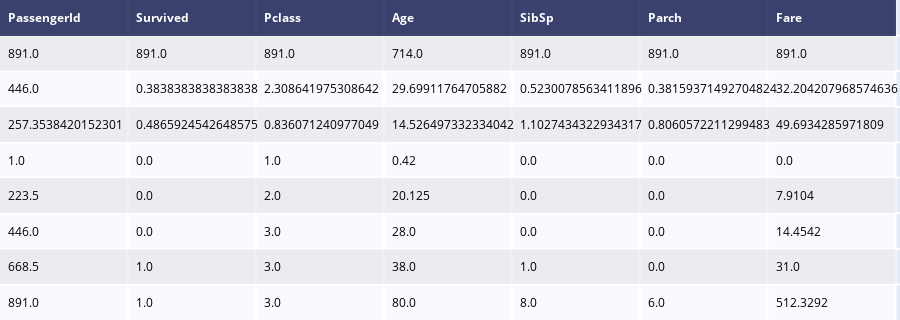

Notebook source saved alongside this figure:
### Code cell
create_table(data.describe())

### Figure 1 — Plotly figure (JSON) as saved in the notebook; plotly's stock layout.template omitted (floating-point values rounded to 4 significant figures)
{"data": [{"colorscale": [[0, "#00083e"], [0.5, "#ededee"], [1, "#ffffff"]], "hoverinfo": "none", "opacity": 0.75, "showscale": false, "type": "heatmap", "z": [[0, 0, 0, 0, 0, 0, 0], [0.5, 0.5, 0.5, 0.5, 0.5, 0.5, 0.5], [1, 1, 1, 1, 1, 1, 1], [0.5, 0.5, 0.5, 0.5, 0.5, 0.5, 0.5], [1, 1, 1, 1, 1, 1, 1], [0.5, 0.5, 0.5, 0.5, 0.5, 0.5, 0.5], [1, 1, 1, 1, 1, 1, 1], [0.5, 0.5, 0.5, 0.5, 0.5, 0.5, 0.5], [1, 1, 1, 1, 1, 1, 1]]}], "layout": {"annotations": [{"align": "left", "font": {"color": "#ffffff"}, "showarrow": false, "text": "<b>PassengerId</b>", "x": -0.45, "xanchor": "left", "xref": "x", "y": 0, "yref": "y"}, {"align": "left", "font": {"color": "#ffffff"}, "showarrow": false, "text": "<b>Survived</b>", "x": 0.55, "xanchor": "left", "xref": "x", "y": 0, "yref": "y"}, {"align": "left", "font": {"color": "#ffffff"}, "showarrow": false, "text": "<b>Pclass</b>", "x": 1.55, "xanchor": "left", "xref": "x", "y": 0, "yref": "y"}, {"align": "left", "font": {"color": "#ffffff"}, "showarrow": false, "text": "<b>Age</b>", "x": 2.55, "xanchor": "left", "xref": "x", "y": 0, "yref": "y"}, {"align": "left", "font": {"color": "#ffffff"}, "showarrow": false, "text": "<b>SibSp</b>", "x": 3.55, "xanchor": "left", "xref": "x", "y": 0, "yref": "y"}, {"align": "left", "font": {"color": "#ffffff"}, "showarrow": false, "text": "<b>Parch</b>", "x": 4.55, "xanchor": "left", "xref": "x", "y": 0, "yref": "y"}, {"align": "left", "font": {"color": "#ffffff"}, "showarrow": false, "text": "<b>Fare</b>", "x": 5.55, "xanchor": "left", "xref": "x", "y": 0, "yref": "y"}, {"align": "left", "font": {"color": "#000000"}, "showarrow": false, "text": "891.0", "x": -0.45, "xanchor": "left", "xref": "x", "y": 1, "yref": "y"}, {"align": "left", "font": {"color": "#000000"}, "showarrow": false, "text": "891.0", "x": 0.55, "xanchor": "left", "xref": "x", "y": 1, "yref": "y"}, {"align": "left", "font": {"color": "#000000"}, "showarrow": false, "text": "891.0", "x": 1.55, "xanchor": "left", "xref": "x", "y": 1, "yref": "y"}, {"align": "left", "font": {"color": "#000000"}, "showarrow": false, "text": "714.0", "x": 2.55, "xanchor": "left", "xref": "x", "y": 1, "yref": "y"}, {"align": "left", "font": {"color": "#000000"}, "showarrow": false, "text": "891.0", "x": 3.55, "xanchor": "left", "xref": "x", "y": 1, "yref": "y"}, {"align": "left", "font": {"color": "#000000"}, "showarrow": false, "text": "891.0", "x": 4.55, "xanchor": "left", "xref": "x", "y": 1, "yref": "y"}, {"align": "left", "font": {"color": "#000000"}, "showarrow": false, "text": "891.0", "x": 5.55, "xanchor": "left", "xref": "x", "y": 1, "yref": "y"}, {"align": "left", "font": {"color": "#000000"}, "showarrow": false, "text": "446.0", "x": -0.45, "xanchor": "left", "xref": "x", "y": 2, "yref": "y"}, {"align": "left", "font": {"color": "#000000"}, "showarrow": false, "text": "0.3838383838383838", "x": 0.55, "xanchor": "left", "xref": "x", "y": 2, "yref": "y"}, {"align": "left", "font": {"color": "#000000"}, "showarrow": false, "text": "2.308641975308642", "x": 1.55, "xanchor": "left", "xref": "x", "y": 2, "yref": "y"}, {"align": "left", "font": {"color": "#000000"}, "showarrow": false, "text": "29.69911764705882", "x": 2.55, "xanchor": "left", "xref": "x", "y": 2, "yref": "y"}, {"align": "left", "font": {"color": "#000000"}, "showarrow": false, "text": "0.5230078563411896", "x": 3.55, "xanchor": "left", "xref": "x", "y": 2, "yref": "y"}, {"align": "left", "font": {"color": "#000000"}, "showarrow": false, "text": "0.38159371492704824", "x": 4.55, "xanchor": "left", "xref": "x", "y": 2, "yref": "y"}, {"align": "left", "font": {"color": "#000000"}, "showarrow": false, "text": "32.204207968574636", "x": 5.55, "xanchor": "left", "xref": "x", "y": 2, "yref": "y"}, {"align": "left", "font": {"color": "#000000"}, "showarrow": false, "text": "257.3538420152301", "x": -0.45, "xanchor": "left", "xref": "x", "y": 3, "yref": "y"}, {"align": "left", "font": {"color": "#000000"}, "showarrow": false, "text": "0.4865924542648575", "x": 0.55, "xanchor": "left", "xref": "x", "y": 3, "yref": "y"}, {"align": "left", "font": {"color": "#000000"}, "showarrow": false, "text": "0.836071240977049", "x": 1.55, "xanchor": "left", "xref": "x", "y": 3, "yref": "y"}, {"align": "left", "font": {"color": "#000000"}, "showarrow": false, "text": "14.526497332334042", "x": 2.55, "xanchor": "left", "xref": "x", "y": 3, "yref": "y"}, {"align": "left", "font": {"color": "#000000"}, "showarrow": false, "text": "1.1027434322934317", "x": 3.55, "xanchor": "left", "xref": "x", "y": 3, "yref": "y"}, {"align": "left", "font": {"color": "#000000"}, "showarrow": false, "text": "0.8060572211299483", "x": 4.55, "xanchor": "left", "xref": "x", "y": 3, "yref": "y"}, {"align": "left", "font": {"color": "#000000"}, "showarrow": false, "text": "49.6934285971809", "x": 5.55, "xanchor": "left", "xref": "x", "y": 3, "yref": "y"}, {"align": "left", "font": {"color": "#000000"}, "showarrow": false, "text": "1.0", "x": -0.45, "xanchor": "left", "xref": "x", "y": 4, "yref": "y"}, {"align": "left", "font": {"color": "#000000"}, "showarrow": false, "text": "0.0", "x": 0.55, "xanchor": "left", "xref": "x", "y": 4, "yref": "y"}, {"align": "left", "font": {"color": "#000000"}, "showarrow": false, "text": "1.0", "x": 1.55, "xanchor": "left", "xref": "x", "y": 4, "yref": "y"}, {"align": "left", "font": {"color": "#000000"}, "showarrow": false, "text": "0.42", "x": 2.55, "xanchor": "left", "xref": "x", "y": 4, "yref": "y"}, {"align": "left", "font": {"color": "#000000"}, "showarrow": false, "text": "0.0", "x": 3.55, "xanchor": "left", "xref": "x", "y": 4, "yref": "y"}, {"align": "left", "font": {"color": "#000000"}, "showarrow": false, "text": "0.0", "x": 4.55, "xanchor": "left", "xref": "x", "y": 4, "yref": "y"}, {"align": "left", "font": {"color": "#000000"}, "showarrow": false, "text": "0.0", "x": 5.55, "xanchor": "left", "xref": "x", "y": 4, "yref": "y"}, {"align": "left", "font": {"color": "#000000"}, "showarrow": false, "text": "223.5", "x": -0.45, "xanchor": "left", "xref": "x", "y": 5, "yref": "y"}, {"align": "left", "font": {"color": "#000000"}, "showarrow": false, "text": "0.0", "x": 0.55, "xanchor": "left", "xref": "x", "y": 5, "yref": "y"}, {"align": "left", "font": {"color": "#000000"}, "showarrow": false, "text": "2.0", "x": 1.55, "xanchor": "left", "xref": "x", "y": 5, "yref": "y"}, {"align": "left", "font": {"color": "#000000"}, "showarrow": false, "text": "20.125", "x": 2.55, "xanchor": "left", "xref": "x", "y": 5, "yref": "y"}, {"align": "left", "font": {"color": "#000000"}, "showarrow": false, "text": "0.0", "x": 3.55, "xanchor": "left", "xref": "x", "y": 5, "yref": "y"}, {"align": "left", "font": {"color": "#000000"}, "showarrow": false, "text": "0.0", "x": 4.55, "xanchor": "left", "xref": "x", "y": 5, "yref": "y"}, {"align": "left", "font": {"color": "#000000"}, "showarrow": false, "text": "7.9104", "x": 5.55, "xanchor": "left", "xref": "x", "y": 5, "yref": "y"}, {"align": "left", "font": {"color": "#000000"}, "showarrow": false, "text": "446.0", "x": -0.45, "xanchor": "left", "xref": "x", "y": 6, "yref": "y"}, {"align": "left", "font": {"color": "#000000"}, "showarrow": false, "text": "0.0", "x": 0.55, "xanchor": "left", "xref": "x", "y": 6, "yref": "y"}, {"align": "left", "font": {"color": "#000000"}, "showarrow": false, "text": "3.0", "x": 1.55, "xanchor": "left", "xref": "x", "y": 6, "yref": "y"}, {"align": "left", "font": {"color": "#000000"}, "showarrow": false, "text": "28.0", "x": 2.55, "xanchor": "left", "xref": "x", "y": 6, "yref": "y"}, {"align": "left", "font": {"color": "#000000"}, "showarrow": false, "text": "0.0", "x": 3.55, "xanchor": "left", "xref": "x", "y": 6, "yref": "y"}, {"align": "left", "font": {"color": "#000000"}, "showarrow": false, "text": "0.0", "x": 4.55, "xanchor": "left", "xref": "x", "y": 6, "yref": "y"}, {"align": "left", "font": {"color": "#000000"}, "showarrow": false, "text": "14.4542", "x": 5.55, "xanchor": "left", "xref": "x", "y": 6, "yref": "y"}, {"align": "left", "font": {"color": "#000000"}, "showarrow": false, "text": "668.5", "x": -0.45, "xanchor": "left", "xref": "x", "y": 7, "yref": "y"}, {"align": "left", "font": {"color": "#000000"}, "showarrow": false, "text": "1.0", "x": 0.55, "xanchor": "left", "xref": "x", "y": 7, "yref": "y"}, {"align": "left", "font": {"color": "#000000"}, "showarrow": false, "text": "3.0", "x": 1.55, "xanchor": "left", "xref": "x", "y": 7, "yref": "y"}, {"align": "left", "font": {"color": "#000000"}, "showarrow": false, "text": "38.0", "x": 2.55, "xanchor": "left", "xref": "x", "y": 7, "yref": "y"}, {"align": "left", "font": {"color": "#000000"}, "showarrow": false, "text": "1.0", "x": 3.55, "xanchor": "left", "xref": "x", "y": 7, "yref": "y"}, {"align": "left", "font": {"color": "#000000"}, "showarrow": false, "text": "0.0", "x": 4.55, "xanchor": "left", "xref": "x", "y": 7, "yref": "y"}, {"align": "left", "font": {"color": "#000000"}, "showarrow": false, "text": "31.0", "x": 5.55, "xanchor": "left", "xref": "x", "y": 7, "yref": "y"}, {"align": "left", "font": {"color": "#000000"}, "showarrow": false, "text": "891.0", "x": -0.45, "xanchor": "left", "xref": "x", "y": 8, "yref": "y"}, {"align": "left", "font": {"color": "#000000"}, "showarrow": false, "text": "1.0", "x": 0.55, "xanchor": "left", "xref": "x", "y": 8, "yref": "y"}, {"align": "left", "font": {"color": "#000000"}, "showarrow": false, "text": "3.0", "x": 1.55, "xanchor": "left", "xref": "x", "y": 8, "yref": "y"}, {"align": "left", "font": {"color": "#000000"}, "showarrow": false, "text": "80.0", "x": 2.55, "xanchor": "left", "xref": "x", "y": 8, "yref": "y"}, {"align": "left", "font": {"color": "#000000"}, "showarrow": false, "text": "8.0", "x": 3.55, "xanchor": "left", "xref": "x", "y": 8, "yref": "y"}, {"align": "left", "font": {"color": "#000000"}, "showarrow": false, "text": "6.0", "x": 4.55, "xanchor": "left", "xref": "x", "y": 8, "yref": "y"}, {"align": "left", "font": {"color": "#000000"}, "showarrow": false, "text": "512.3292", "x": 5.55, "xanchor": "left", "xref": "x", "y": 8, "yref": "y"}], "height": 320, "margin": {"b": 0, "l": 0, "r": 0, "t": 0}, "xaxis": {"dtick": 1, "gridwidth": 2, "showticklabels": false, "tick0": -0.5, "ticks": "", "zeroline": false}, "yaxis": {"autorange": "reversed", "dtick": 1, "gridwidth": 2, "showticklabels": false, "tick0": 0.5, "ticks": "", "zeroline": false}}}
